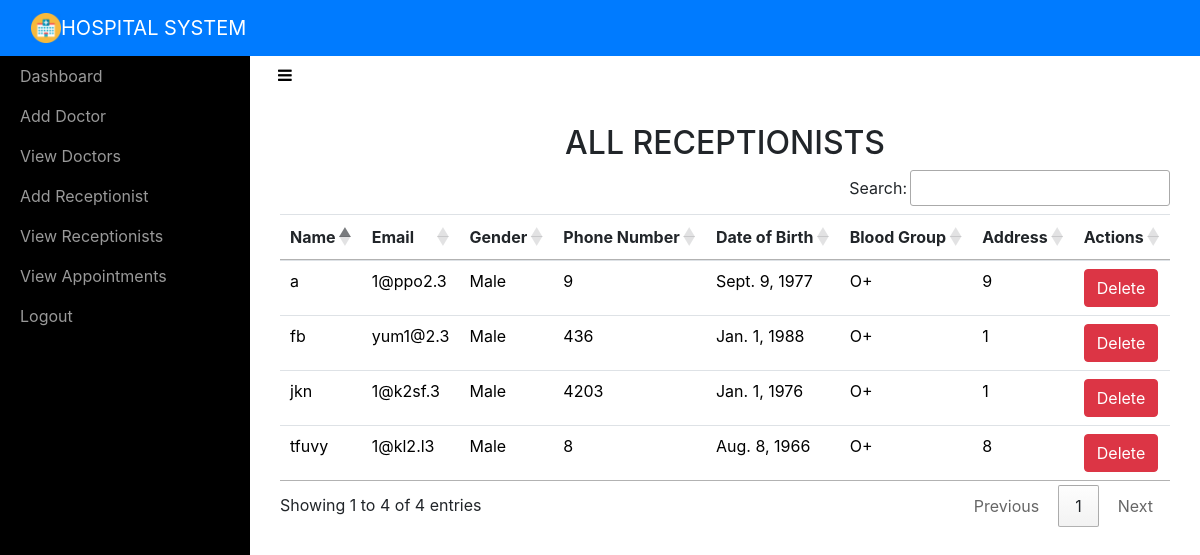
/adminviewReceptionist/ (signed in), run on the app's committed database.
### user/models.py (models this page shows, shortened)
class Receptionist(models.Model):
	name=models.CharField(max_length=50)
	email = models.EmailField(unique=True)
	password=models.CharField(max_length=16)
	gender = models.CharField(max_length=10)
	phonenumber = models.CharField(max_length=10)
	address = models.CharField(max_length=100)
	birthdate = models.DateField()
	bloodgroup = models.CharField(max_length=5)

### user/views.py (the view)
# urls.py: path('adminviewReceptionist/',adminviewReceptionist,name='adminviewReceptionist'),
def adminviewReceptionist(request):
	if not request.user.is_staff:
		return redirect('login_admin')
	rec = Receptionist.objects.all()
	r = { 'rec' : rec }
	return render(request,'adminviewreceptionists.html',r)

### templates/adminviewreceptionists.html (shortened to what this page needs)
<!DOCTYPE html>
<html>
<head>
    {% include 'include.html' %}
    {% load static %}
    <link rel="stylesheet" type="text/css" href="https://cdn.datatables.net/1.10.21/css/jquery.dataTables.min.css">
    <link rel="stylesheet" type="text/css" href="https://cdn.datatables.net/buttons/1.6.2/css/buttons.dataTables.min.css">
</head>
<body>
    {% include 'adminnav.html' %}
    <div id="wrapper">
        {% include 'admin_include.html'%}
        <div class="page-content-wrapper">
            <div class="container-fluid"><a class="btn btn-link" role="button" id="menu-toggle" href="#menu-toggle"><i class="fa fa-bars" style="color: black;"></i></a>
                <h2 class="text-center">ALL RECEPTIONISTS</h2>
                <section id="team" class="pb-5">
                    <div class="container">
                       <table class="table" id="example">
                            <thead>
                                <tr>
                                    <th>Name</th>
                                    <th>Email</th>
                                    <th>Gender</th>
                                    <th>Phone Number</th>
                                    <th>Date of Birth</th>
                                    <th>Blood Group</th>
                                    <th>Address</th>
                                    <th>Actions</th>
                                </tr>
                            </thead>
                            <tbody>
                                {% for i in rec %}
                                <tr style="color: black;">
                                    <td>{{ i.name }}</td>
                                    <td>{{ i.email }}</td>
                                    <td>{{ i.gender }}</td>
                                    <td>{{ i.phonenumber }}</td>
                                    <td>{{ i.birthdate }}</td>
                                    <td>{{ i.bloodgroup }}</td>
                                    <td>{{ i.address }}</td>
                                    <td><a href="{% url 'admin_delete_receptionist' i.id  i.email %}" onclick="return confirm('Are you sure you want to delete?')" class="btn btn-danger">Delete</a></td>
                                </tr>
                                {% endfor %}
                            </tbody>
                        </table>
                    </div>
                </section>
            </div>
        </div>
    </div>
</body>
</html>

### static/css/Sidebar-Menu-1.css (style rules this page uses)
body { overflow-x: hidden; }
#wrapper { padding-left: 0; -webkit-transition: all 0.5s ease; -moz-transition: all 0.5s ease; -o-transition: all 0.5s ease; transition: all 0.5s ease; }
@media (min-width:768px) { #wrapper { padding-left: 250px; } }

### static/css/Sidebar-Menu.css (style rules this page uses)
#wrapper { padding-left: 0; -webkit-transition: all 0.5s ease; -moz-transition: all 0.5s ease; -o-transition: all 0.5s ease; transition: all 0.5s ease; }
@media (min-width:768px) { #wrapper { padding-left: 250px; } }

### static/css/styles.css (style rules this page uses)
.text-center { margin-top: 30px; }

### data on the page
Receptionist: name "fb", email "yum1@2.3", gender "Male", phonenumber "436", birthdate "Jan. 1, 1988", bloodgroup "O+", address "1"
Receptionist: name "jkn", email "1@k2sf.3", gender "Male", phonenumber "4203", birthdate "Jan. 1, 1976", bloodgroup "O+", address "1"
Receptionist: name "tfuvy", email "1@kl2.l3", gender "Male", phonenumber "8", birthdate "Aug. 8, 1966", bloodgroup "O+", address "8"
Receptionist: name "a", email "1@ppo2.3", gender "Male", phonenumber "9", birthdate "Sept. 9, 1977", bloodgroup "O+", address "9"
